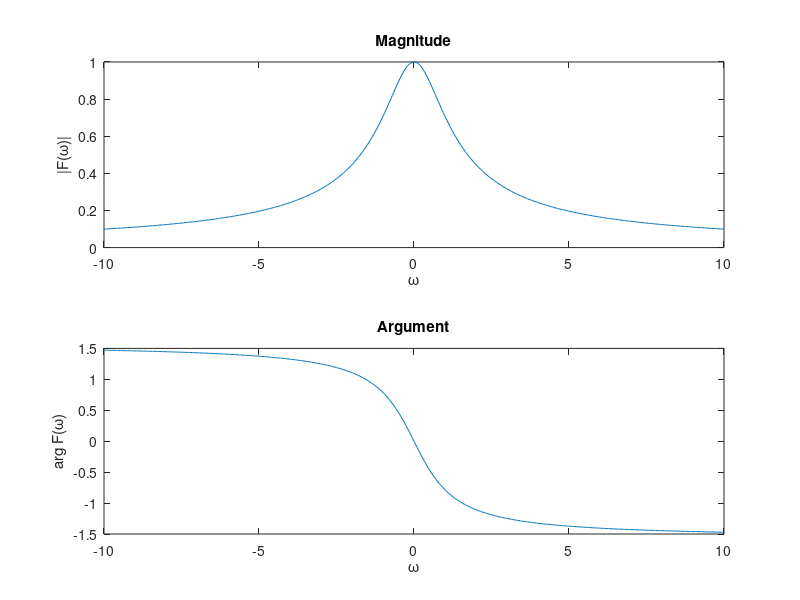

This figure's MATLAB source:
w = linspace(-10, 10, 500); 
f = (j * w + 1) .^ (-1); subplot(2, 1, 1);
plot(w, abs(f)); 
title('Magnitude'); 
xlabel('\omega'); 
ylabel('|F(\omega)|'); 
subplot(2, 1, 2);
plot(w, unwrap(angle(f))); 
title('Argument'); 
xlabel('\omega'); 
ylabel('arg F(\omega)');